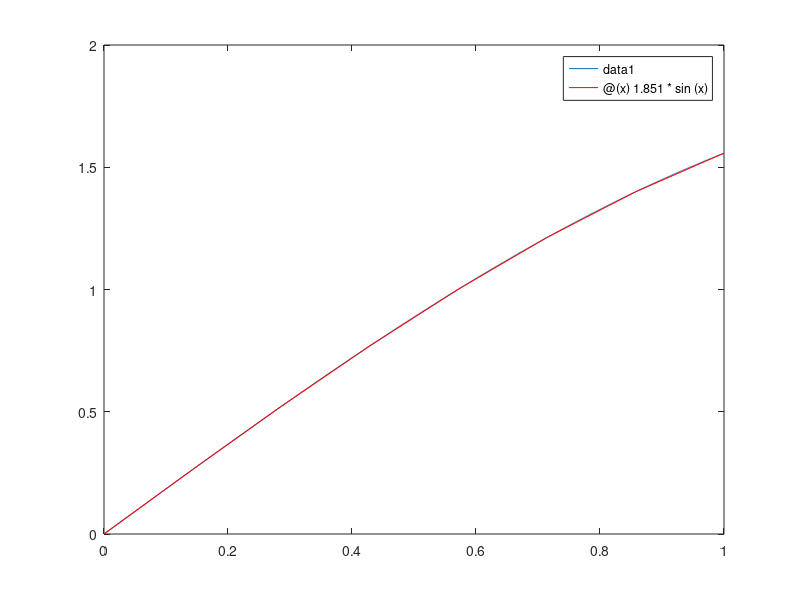

MATLAB code to generate this figure:
nel=500;

nnp= 2*nel + 1;
K=zeros(nnp,nnp);
Kd=zeros(nnp,nnp)
fl=zeros(nnp,1);
x=zeros(nnp,1);
Lel=1/nel;

%stiffness matrices
for i=3:2:nnp
    range=[i-2 i-1 i];
    K(range,range)=K(range,range)+(1/(3*Lel))*[7 -8 1;-8 16 -8;1 -8 7];
end

for i=3:2:nnp
    range=[i-2 i-1 i];
    Kd(range,range)=Kd(range,range)+(Lel/2)*[0.2667 0.1333 -0.0667;0.1333 1.0667 0.1333;-0.0667 0.1333 0.2667];
end


Kf = K - Kd

%Boundary vector
a=[1];
b=zeros(nnp-1,1);
fb = [b;a];

%partitioning of matrices
Kt=Kf(2:nnp,2:nnp);
fbt=fb(2:nnp);
s = inv(Kt)*fbt;

s=[0;s];

% X-axis
for i = 1 : nnp
    range = [i]
    x(range,1)=x(range,1)+ [(i-1)*(Lel/2)];
end

x

plot(x,s)
hold on

fplot(@(x) 1.851*sin(x),[0 1],'r')







